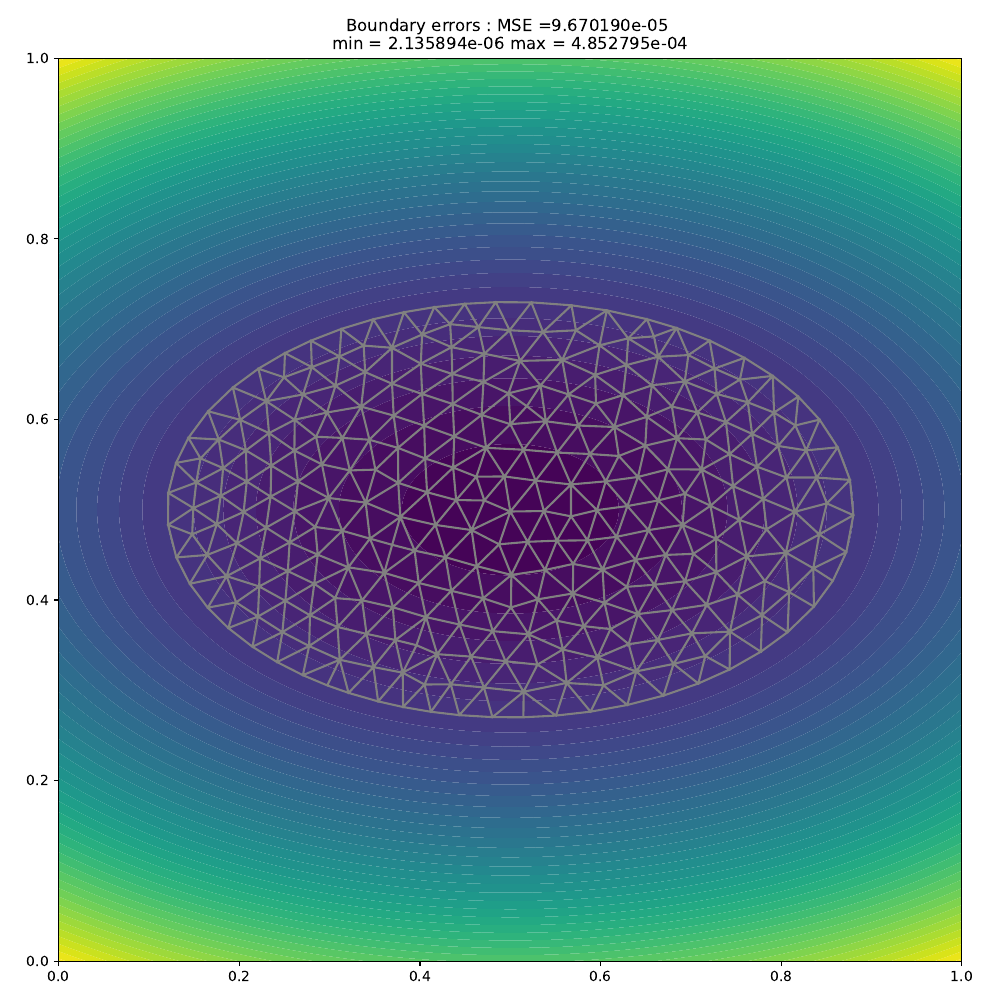

Python code for this plot:
import numpy as np
import matplotlib.pyplot as plt
import os
import dolfin as df
import time
from pymedit import (
    P1Function,
    square,
    mmg2d,
    trunc,
)


def create_standard_mesh(phi, hmax=0.05, plot_mesh=False, return_times=False):
    """Generation of a mesh over a domain defined by a level-set function.

    Args:
        phi (array): array of values of the level-set function
        hmax (float, optional): maximal size of cell. Defaults to 0.05.
        plot_mesh (bool, optional): plot the resulting mesh or not. Defaults to False.

    Returns:
        mesh: a FEniCS mesh.
    """
    t0 = time.time()
    n = np.shape(phi)[0]
    M = square(n - 1, n - 1)
    t1 = time.time()
    construct_background_mesh = t1 - t0
    M.debug = 4  # For debugging and mmg3d output

    # Setting a P1 level set function
    phi = phi.flatten("F")
    t0 = time.time()
    phiP1 = P1Function(M, phi)
    t1 = time.time()
    interp_time = t1 - t0
    # Remesh according to the level set
    t0 = time.time()
    newM = mmg2d(
        M,
        hmax=hmax / 1.43,
        hmin=hmax / 2,
        hgrad=None,
        sol=phiP1,
        ls=True,
        verb=0,
    )
    t1 = time.time()
    remesh_time = t1 - t0
    # Trunc the negative subdomain of the level set
    t0 = time.time()
    Mf = trunc(newM, 3)
    t1 = time.time()
    trunc_mesh = t1 - t0
    Mf.save("Thf.mesh")  # Saving in binary format
    command = "meshio convert Thf.mesh Thf.xml"
    t0 = time.time()
    os.system(command)
    t1 = time.time()
    conversion_time = t1 - t0
    t0 = time.time()
    mesh = df.Mesh("Thf.xml")
    t1 = time.time()
    fenics_read_time = t1 - t0
    if plot_mesh:
        plt.figure()
        df.plot(mesh, color="purple")
        plt.xlim(0, 1)
        plt.ylim(0, 1)
        plt.show()

    if return_times:
        return mesh, [
            construct_background_mesh,
            interp_time,
            remesh_time,
            trunc_mesh,
            conversion_time,
            fenics_read_time,
        ]
    else:
        return mesh


if __name__ == "__main__":

    n = 512
    x, y = np.linspace(0.0, 1.0, n), np.linspace(0.0, 1.0, n)
    XX, YY = np.meshgrid(x, y)
    XX = np.reshape(XX, [-1])
    YY = np.reshape(YY, [-1])
    XXYY = np.stack([XX, YY])

    def phi(x, y):
        return -1.0 + ((x - 0.5) / 0.38) ** 2 + ((y - 0.5) / 0.23) ** 2

    phi_np = phi(XXYY[0, :], XXYY[1, :]).reshape(n, n)

    mesh, mesh_times = create_standard_mesh(
        phi=phi_np, hmax=0.05, plot_mesh=True, return_times=True
    )
    bd_points = df.BoundaryMesh(mesh, "exterior", True).coordinates()
    vals_phi = phi(bd_points[:, 0], bd_points[:, 1])

    error_mean = np.mean(np.absolute(vals_phi) ** 2) ** 0.5
    error_min = np.min(np.absolute(vals_phi))
    error_max = np.max(np.absolute(vals_phi))
    print(f"{error_mean=:3e} {error_min=:3e} {error_max=:3e}")
    plt.figure(figsize=(10, 10))
    plt.contourf(x, y, phi_np, levels=50, cmap="viridis")
    df.plot(mesh)
    plt.xlim(0, 1)
    plt.ylim(0, 1)
    plt.title(
        f"Boundary errors : MSE ={error_mean:3e} \nmin = {error_min:3e} max = {error_max:3e}"
    )
    plt.tight_layout()
    plt.savefig("from_ls_to_mesh.pdf")
    plt.show()
